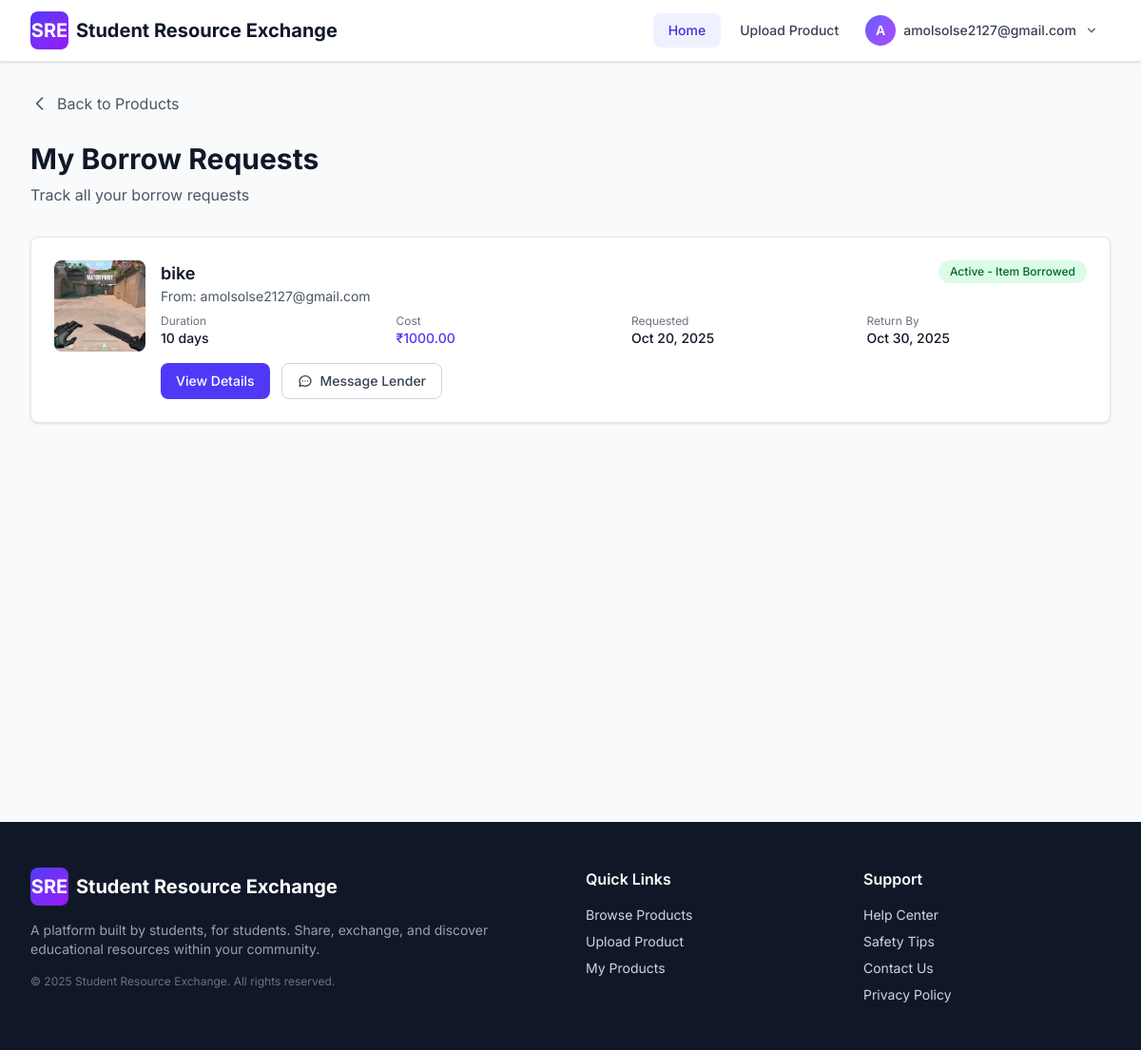
The page /products/my-borrow-requests/ (signed in) on the database as committed earlier.
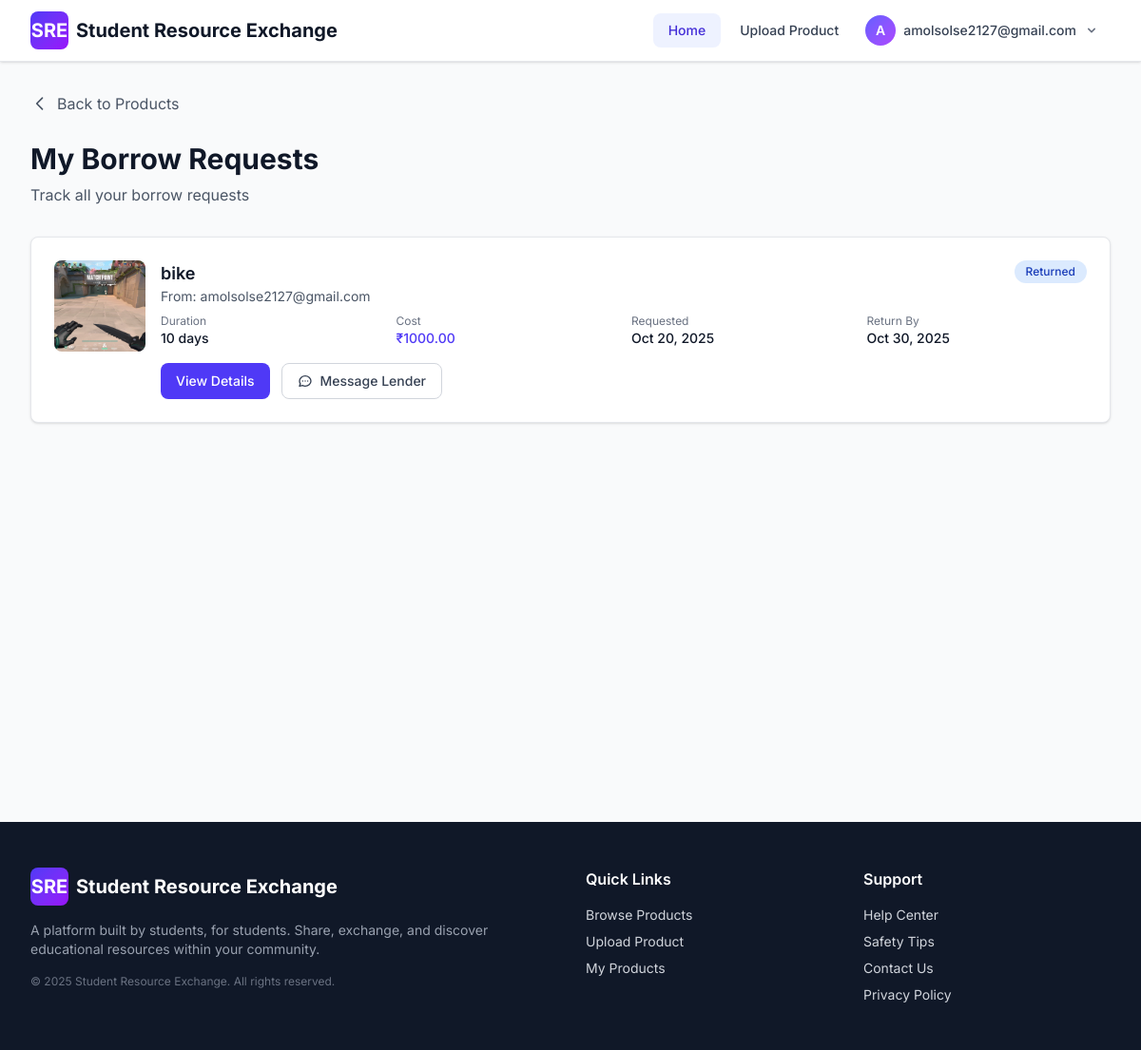
The same page on the database as committed later.
### products/models.py (models this page shows, shortened)
class BorrowRequest(models.Model):
    STATUS_CHOICES = [
        ('pending', 'Pending'),
        ('approved', 'Approved'),
        ('rejected', 'Rejected'),
        ('active', 'Active - Item Borrowed'),
        ('returned', 'Returned'),
        ('overdue', 'Overdue'),
        ('cancelled', 'Cancelled'),
    ]
    product = models.ForeignKey(
        Product,
        on_delete=models.CASCADE,
        related_name='borrow_requests'
    )
    borrower = models.ForeignKey(
        User,
        on_delete=models.CASCADE,
        related_name='borrow_requests_made'
    )
    lender = models.ForeignKey(
        User,
        on_delete=models.CASCADE,
        related_name='borrow_requests_received'
    )
    requested_days = models.IntegerField(
        validators=[MinValueValidator(1)],
        help_text="Number of days requested to borrow"
    )
    status = models.CharField(
        max_length=20,
        choices=STATUS_CHOICES,
        default='pending'
    )
    message = models.TextField(
        blank=True,
        null=True,
        help_text="Message from borrower to lender"
    )
    total_cost = models.DecimalField(
        max_digits=10,
        decimal_places=2,
        help_text="Total cost (daily rate × days)"
    )
    deposit_amount = models.DecimalField(
        max_digits=10,
        decimal_places=2,
        default=0,
        help_text="Deposit amount"
    )
    request_date = models.DateTimeField(auto_now_add=True)
    approved_date = models.DateTimeField(blank=True, null=True)
    start_date = models.DateField(blank=True, null=True)
    expected_return_date = models.DateField(blank=True, null=True)
    actual_return_date = models.DateField(blank=True, null=True)
    lender_response = models.TextField(
        blank=True,
        null=True,
        help_text="Response message from lender"
    )
    acceptance_otp_verified = models.BooleanField(
        default=False,
        help_text="Whether acceptance OTP has been verified (item pickup confirmed)"
    )
    acceptance_otp_verified_at = models.DateTimeField(
        blank=True,
        null=True,
        help_text="When acceptance OTP was verified"
    )
    return_otp_verified = models.BooleanField(
        default=False,
        help_text="Whether return OTP has been verified (item return confirmed)"
    )
    return_otp_verified_at = models.DateTimeField(
        blank=True,
        null=True,
        help_text="When return OTP was verified"
    )
    lender_shares_location = models.BooleanField(
        default=False,
        help_text="Whether lender has agreed to share precise location for this request"
    )
    borrower_shares_location = models.BooleanField(
        default=False,
        help_text="Whether borrower has agreed to share precise location for this request"
    )
    created_at = models.DateTimeField(auto_now_add=True)
    updated_at = models.DateTimeField(auto_now=True)
    class Meta:
        db_table = 'borrow_requests'
        ordering = ['-created_at']
        verbose_name = 'Borrow Request'
        verbose_name_plural = 'Borrow Requests'

class Product(models.Model):
    CATEGORY_CHOICES = [
        ('books', 'Books'),
        ('notes', 'Notes'),
        ('electronics', 'Electronics'),
        ('stationery', 'Stationery'),
        ('lab_equipment', 'Lab Equipment'),
        ('other', 'Other'),
    ]
    CONDITION_CHOICES = [
        ('new', 'New'),
        ('like_new', 'Like New'),
        ('good', 'Good'),
        ('fair', 'Fair'),
        ('poor', 'Poor'),
    ]
    LISTING_TYPE_CHOICES = [
        ('sell', 'For Sale'),
        ('lend', 'For Lending'),
        ('both', 'Sale or Lend'),
    ]
    title = models.CharField(max_length=255, help_text="Product name or title")
    description = models.TextField(help_text="Detailed description of the product")
    category = models.CharField(max_length=50, choices=CATEGORY_CHOICES, default='other')
    condition = models.CharField(max_length=20, choices=CONDITION_CHOICES, default='good')
    listing_type = models.CharField(
        max_length=10,
        choices=LISTING_TYPE_CHOICES,
        default='sell',
        help_text="Whether this item is for sale, lending, or both"
    )
    price = models.DecimalField(
        max_digits=10,
        decimal_places=2,
        validators=[MinValueValidator(0.01)],
        help_text="Price in INR (₹) - for selling",
        blank=True,
        null=True
    )
    borrow_price_per_day = models.DecimalField(
        max_digits=10,
        decimal_places=2,
        validators=[MinValueValidator(0.01)],
        help_text="Daily rental price in INR (₹)",
        blank=True,
        null=True
    )
    borrow_deposit = models.DecimalField(
        max_digits=10,
        decimal_places=2,
        validators=[MinValueValidator(0)],
        help_text="Refundable deposit amount in INR (₹)",
        blank=True,
        null=True,
        default=0
    )
    max_borrow_days = models.IntegerField(
        default=30,
        validators=[MinValueValidator(1)],
        help_text="Maximum number of days item can be borrowed"
    )
    is_currently_borrowed = models.BooleanField(
        default=False,
        help_text="Is this item currently borrowed by someone?"
    )
    image1 = models.ImageField(
        upload_to=product_image_upload_path,
        blank=True,
        null=True,
        help_text="Primary product image (required)"
    )
    image2 = models.ImageField(
        upload_to=product_image_upload_path,
        blank=True,
        null=True,
        help_text="Additional image (optional)"
    )
    image3 = models.ImageField(
        upload_to=product_image_upload_path,
        blank=True,
        null=True,
        help_text="Additional image (optional)"
    )
    image4 = models.ImageField(
        upload_to=product_image_upload_path,
        blank=True,
        null=True,
        help_text="Additional image (optional)"
    )
    image5 = models.ImageField(
        upload_to=product_image_upload_path,
        blank=True,
        null=True,
        help_text="Additional image (optional)"
    )
    seller = models.ForeignKey(User, on_delete=models.CASCADE, related_name='products')
    is_available = models.BooleanField(default=True, help_text="Is this product still available?")
    views = models.IntegerField(default=0, editable=False)
    created_at = models.DateTimeField(auto_now_add=True)
    updated_at = models.DateTimeField(auto_now=True)
    class Meta:
        db_table = 'products'
        ordering = ['-created_at']
        verbose_name = 'Product'
        verbose_name_plural = 'Products'
    def get_primary_image(self):
        if self.image1:
            return self.image1
        for i in range(2, 6):
            img = getattr(self, f'image{i}')
            if img:
                return img
        return None

### registration/models.py (models this page shows, shortened)
class User(models.Model):
    id = models.AutoField(primary_key=True)
    email = models.EmailField(unique=True, db_index=True, max_length=255)
    password_hash = models.CharField(max_length=128)
    college_id = models.CharField(max_length=100)
    name = models.CharField(max_length=255, blank=True, null=True)
    college_name = models.CharField(max_length=255, blank=True, null=True)
    university_name = models.CharField(max_length=255, blank=True, null=True)
    rating = models.IntegerField(default=0)
    email_verified = models.BooleanField(default=False)
    is_admin = models.BooleanField(default=False)
    address_line1 = models.CharField(max_length=255, blank=True, null=True)
    address_line2 = models.CharField(max_length=255, blank=True, null=True)
    city = models.CharField(max_length=100, blank=True, null=True)
    state_province = models.CharField(max_length=100, blank=True, null=True)
    zip_postal_code = models.CharField(max_length=20, blank=True, null=True)
    country = models.CharField(max_length=100, blank=True, null=True)
    latitude = models.DecimalField(
        max_digits=9,
        decimal_places=6,
        blank=True,
        null=True,
        validators=[MinValueValidator(-90), MaxValueValidator(90)],
        help_text="Latitude coordinate"
    )
    longitude = models.DecimalField(
        max_digits=9,
        decimal_places=6,
        blank=True,
        null=True,
        validators=[MinValueValidator(-180), MaxValueValidator(180)],
        help_text="Longitude coordinate"
    )
    share_precise_location = models.BooleanField(
        default=False,
        help_text="Share exact location with approved requesters"
    )
    created_at = models.DateTimeField(auto_now_add=True)
    updated_at = models.DateTimeField(auto_now=True)
    class Meta:
        db_table = 'user'
        ordering = ['-created_at']
        indexes = [
            models.Index(fields=['latitude', 'longitude']),
        ]

### products/views.py (the view)
# urls.py: path('my-borrow-requests/', views.my_borrow_requests, name='my_borrow_requests'),
@login_required
def my_borrow_requests(request):
    from registration.models import User
    from .models import BorrowRequest
    user = User.objects.get(id=request.session['user_id'])
    borrow_requests = BorrowRequest.objects.filter(borrower=user).order_by('-created_at')
    paginator = Paginator(borrow_requests, 12)
    page = request.GET.get('page')
    try:
        requests_page = paginator.page(page)
    except PageNotAnInteger:
        requests_page = paginator.page(1)
    except EmptyPage:
        requests_page = paginator.page(paginator.num_pages)
    context = {
        'borrow_requests': requests_page,
        'user': user,
        'paginator': paginator,
    }
    return render(request, 'products/my_borrow_requests.html', context)

### chat/context_processors.py (called while the page is built)
def unread_messages(request):
    user_id = request.session.get('user_id')
    if not user_id:
        return {'unread_message_count': 0}
    cache_key = f'unread_message_count_{user_id}'
    unread_count = cache.get(cache_key)
    if unread_count is None:
        from registration.models import User
        try:
            user = User.objects.get(id=user_id)
            unread_count = Conversation.get_total_unread_count(user)
            cache.set(cache_key, unread_count, 30)
        except User.DoesNotExist:
            unread_count = 0
            cache.set(cache_key, unread_count, 30)
        except DatabaseError as e:
            logger.error(f"Database error in unread_messages context processor for user_id {user_id}: {e}")
            unread_count = 0
    return {'unread_message_count': unread_count}

### chat/models.py (called while the page is built)
    @staticmethod
    def get_total_unread_count(user):
        return Message.objects.filter(
            Q(conversation__buyer=user) | Q(conversation__seller=user)
        ).exclude(sender=user).filter(is_read=False).count()

### products/templates/products/my_borrow_requests.html (shortened to what the changed rows need)
{% extends "base.html" %}
{% block content %}
<div class="min-h-screen bg-gray-50 py-8">
    <div class="max-w-7xl mx-auto px-4 sm:px-6 lg:px-8">
        <div class="mb-8">
            <h1 class="text-3xl font-bold text-gray-900">My Borrow Requests</h1>
        </div>
        {% if borrow_requests %}
        <div class="space-y-4">
            {% for request in borrow_requests %}
            <div class="bg-white rounded-lg shadow-sm border border-gray-200 p-6 hover:shadow-md transition-shadow">
                <div class="flex items-start gap-4">
                    <div class="flex-shrink-0">
                        {% if request.product.get_primary_image %}
                        <img src="{{ request.product.get_primary_image.url }}"
                             alt="{{ request.product.title }}"
                             class="w-24 h-24 object-cover rounded-lg">
                        {% else %}
                        <div class="w-24 h-24 bg-indigo-100 rounded-lg flex items-center justify-center text-3xl">
                            📦
                        </div>
                        {% endif %}
                    </div>
                    <div class="flex-1 min-w-0">
                        <div class="flex items-start justify-between mb-2">
                            <div>
                                <h3 class="text-lg font-semibold text-gray-900">{{ request.product.title }}</h3>
                                <p class="text-sm text-gray-600">From: {{ request.lender.name }}</p>
                            </div>
                            <span class="inline-flex items-center px-3 py-1 rounded-full text-xs font-medium
                                {% if request.status == 'pending' %}bg-yellow-100 text-yellow-800
                                {% elif request.status == 'approved' or request.status == 'active' %}bg-green-100 text-green-800
                                {% elif request.status == 'returned' %}bg-blue-100 text-blue-800
                                {% elif request.status == 'rejected' or request.status == 'cancelled' %}bg-red-100 text-red-800
                                {% else %}bg-gray-100 text-gray-800{% endif %}">
                                {{ request.get_status_display }}
                            </span>
                        </div>
                        <div class="grid grid-cols-2 gap-3 sm:grid-cols-4 sm:gap-4 mb-4">
                            <div>
                                <p class="text-xs text-gray-500">Duration</p>
                                <p class="text-sm font-medium text-gray-900">{{ request.requested_days }} days</p>
                            </div>
                            <div>
                                <p class="text-xs text-gray-500">Cost</p>
                                <p class="text-sm font-medium text-indigo-600">₹{{ request.total_cost }}</p>
                            </div>
                            <div>
                                <p class="text-xs text-gray-500">Requested</p>
                                <p class="text-sm font-medium text-gray-900">{{ request.request_date|date:"M d, Y" }}</p>
                            </div>
                            {% if request.expected_return_date %}
                            <div>
                                <p class="text-xs text-gray-500">Return By</p>
                                <p class="text-sm font-medium text-gray-900">{{ request.expected_return_date|date:"M d, Y" }}</p>
                            </div>
                            {% endif %}
                        </div>
                        <div class="flex flex-wrap gap-2 sm:gap-3">
                            <a href="{% url 'products:borrow_request_detail' request.id %}"
                               class="inline-flex items-center px-4 py-2 bg-indigo-600 text-white text-sm font-medium rounded-lg hover:bg-indigo-700 transition-colors">
                                View Details
                            </a>
                            <a href="{% url 'chat:start_conversation_with_user' request.product.id request.lender.id %}"
                               class="inline-flex items-center px-4 py-2 border border-gray-300 text-gray-700 text-sm font-medium rounded-lg hover:bg-gray-50 transition-colors">
                                <svg class="w-4 h-4 mr-2" fill="none" stroke="currentColor" viewBox="0 0 24 24">
                                    <path stroke-linecap="round" stroke-linejoin="round" stroke-width="2" d="M8 12h.01M12 12h.01M16 12h.01M21 12c0 4.418-4.03 8-9 8a9.863 9.863 0 01-4.255-.949L3 20l1.395-3.72C3.512 15.042 3 13.574 3 12c0-4.418 4.03-8 9-8s9 3.582 9 8z"/>
                                </svg>
                                Message Lender
                            </a>
                        </div>
                    </div>
                </div>
            </div>
            {% endfor %}
        </div>
        {% endif %}
    </div>
</div>
{% endblock %}

Rows that differ between the two databases and show on the page:
changed BorrowRequest "bike": status "Active - Item Borrowed" → "Returned"
